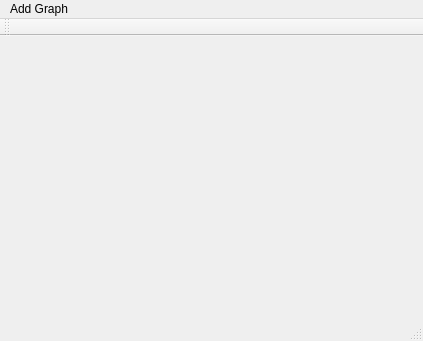
<?xml version="1.0" encoding="UTF-8"?>
<ui version="4.0">
 <class>MainWindow</class>
 <widget class="QMainWindow" name="MainWindow">
  <property name="geometry">
   <rect>
    <x>0</x>
    <y>0</y>
    <width>423</width>
    <height>341</height>
   </rect>
  </property>
  <property name="windowTitle">
   <string>MainWindow</string>
  </property>
  <widget class="QWidget" name="centralWidget">
   <layout class="QHBoxLayout" name="horizontalLayout">
    <item>
     <widget class="QCustomPlot" name="customPlot" native="true"/>
    </item>
   </layout>
  </widget>
  <widget class="QMenuBar" name="menuBar">
   <property name="geometry">
    <rect>
     <x>0</x>
     <y>0</y>
     <width>423</width>
     <height>18</height>
    </rect>
   </property>
   <widget class="QMenu" name="menuAdd_Graph">
    <property name="title">
     <string>Add Graph</string>
    </property>
   </widget>
   <addaction name="menuAdd_Graph"/>
  </widget>
  <widget class="QToolBar" name="mainToolBar">
   <attribute name="toolBarArea">
    <enum>TopToolBarArea</enum>
   </attribute>
   <attribute name="toolBarBreak">
    <bool>false</bool>
   </attribute>
  </widget>
  <widget class="QStatusBar" name="statusBar"/>
  <action name="actionAdd">
   <property name="text">
    <string>add</string>
   </property>
  </action>
 </widget>
 <layoutdefault spacing="6" margin="11"/>
 <customwidgets>
  <customwidget>
   <class>QCustomPlot</class>
   <extends>QWidget</extends>
   <header>../../qcustomplot.h</header>
   <container>1</container>
  </customwidget>
 </customwidgets>
 <resources/>
 <connections/>
</ui>
